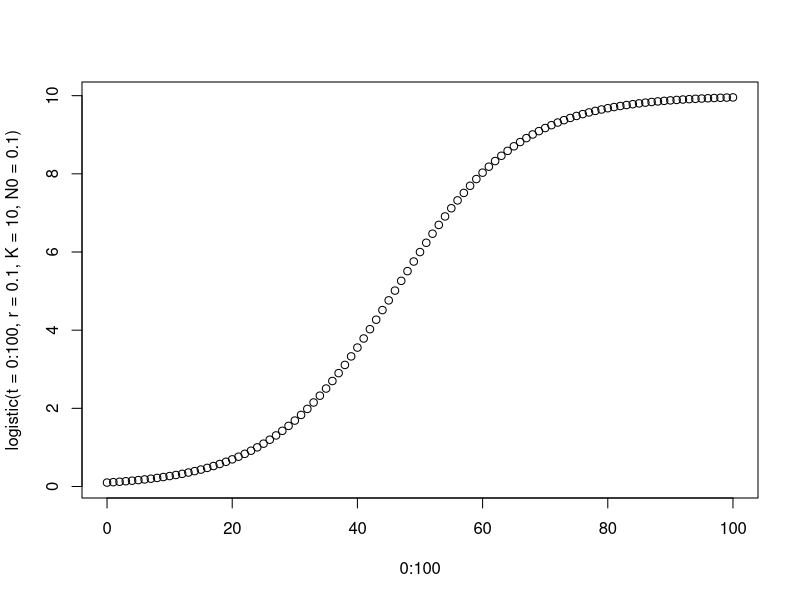
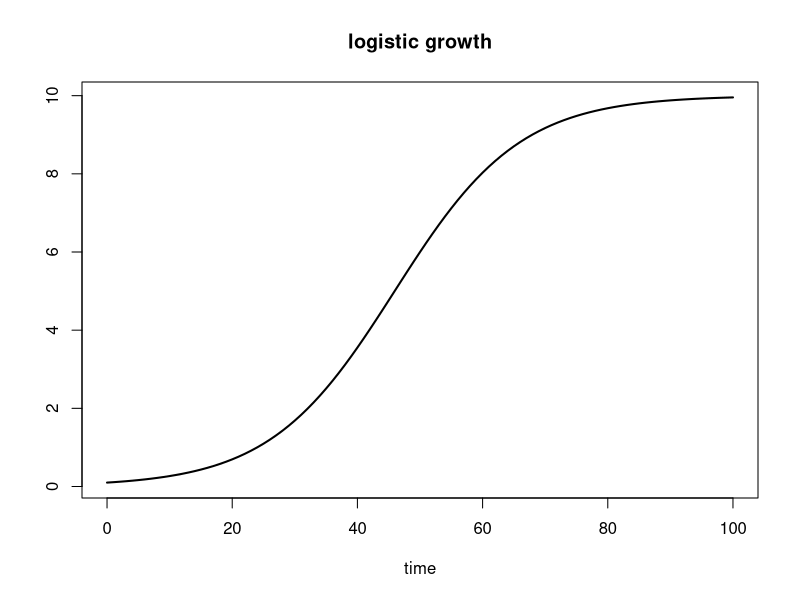
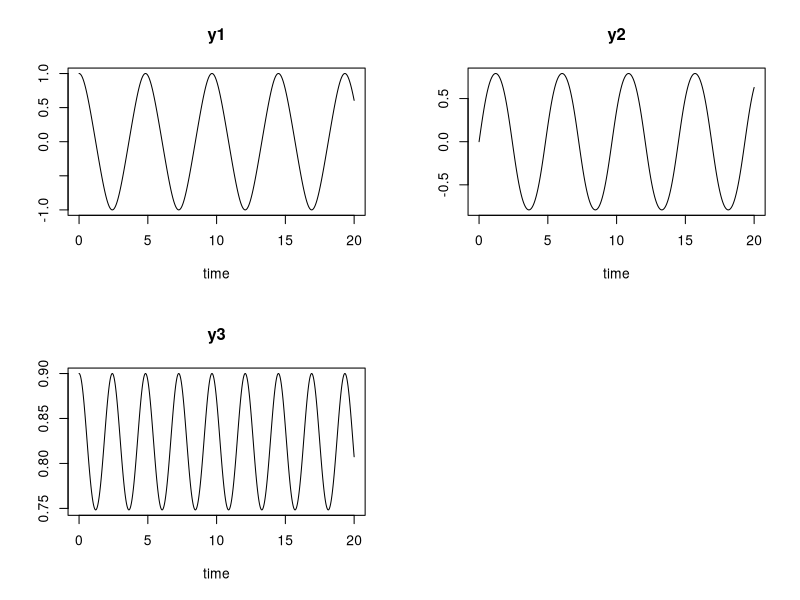

Reproduce these figures in R, in order. (Note: this script raises an error after producing the figures.)




#deSolve:  main integration package
#IrootSolve:  steady-state solver
#IbvpSolve:  boundary value problem solvers
#IReacTran:  partial differential equations
#Isimecol:  interactive environment for implementing models

install.packages("deSolve", "rootSolve", "bvpSolve", 
                 "ReacTran", "simecol")

install.packages( "rootSolve")

require(deSolve)

logistic <- function(t, r, K, N0) {
     K * N0 * exp(r * t) / (K + N0 * (exp(r * t) - 1))
  } 
plot(0:100, logistic(t = 0:100, r = 0.1, K = 10, N0 = 0.1))
  



library(deSolve)

model <- function(time, y, parms) {
  with(as.list(c(y, parms)), {
    dN<-r * N * (1 -N / K)
    
    list(dN)})
}

y      <-c(N = 0.1)
parms<-c(r = 0.1, K = 10)
times<-seq(0, 100, 1)
out <- ode(y, times, model, parms)

plot(out, main = "logistic growth", lwd = 2)
  



#_________________________________________



library(deSolve)
rigidode <- function(t, y, parms) {
     dy1 <- -2  * y[2] * y[3]
     dy2 <- 1.25* y[1] * y[3]
     dy3 <- -0.5* y[1] * y[2]
     list(c(dy1, dy2, dy3))
   }
yini  <- c(y1 = 1, y2 = 0, y3 = 0.9)
times <- seq(from = 0, to = 20, by = 0.01)
out   <- ode (times = times, y = yini, func = rigidode, parms = NULL)

plot(out)


#_______________________________________

dPrey <- fecun*bites*adults*(1-(adults/k)) - (eggs_surv+ldev)*eggs
dPred <- ldev*eggs - life_span*adults - trapped*adults


dA
dL


## Parameter values
shit <- list( p1 = -2, p2 = 1.25, p3 = -0.5)

library(deSolve)
rigidode <- function(t, y, parms) {
  dy1 <- parms[1]  * y[2] * y[3]
  dy2 <- parms[2]  * y[1] * y[3]
  dy3 <- parms[3]  * y[1] * y[2]
  list(c(dy1, dy2, dy3))
}
yini  <- c(y1 = 1, y2 = 0, y3 = 0.9)
times <- seq(from = 0, to = 20, by = 0.01)
out   <- ode (times = times, y = yini, func = rigidode, 
              parms =  c(-2,1.25,-0.5))

plot(out)

params <- list(min=0, max=1)
do.call(runif, c(n=100, params))








#_______________________________________

#deggs  <- fecun*bites*adults*(1-(adults/k)) - (eggs_surv+ldev)*eggs
#dadults <- ldev*eggs - life_span*adults - trapped*adults


library(deSolve)
rigidode <- function(t, y, parms) {
  dE <- parms[1]*parms[2]*y[2]*(1-(y[2]/parms[3])) - (parms[4]+parms[5])*y[1]
  dA <- parms[5]*y[1] - parms[6]*y[2] - parms[7]*y[2]
  list(c(dE,  dA))
}

# starting values
yini  <- c( eggs = 100 
           ,adults = 100)

# parameters
p <- c(
         fecun  = 200         # eggs per cycle
        ,bites  = .1          # bites per day
        ,k      = 10000    # carrying capacity
        ,eggs_surv = .1      # prop of egg to adult
        ,eggs_dev  = .1      # dev per day
        ,life_span = 20      # adult life span
        ,trapped   = .05      # number trapped
)

# time span
times <- seq(from = 0, to = 365, by = 1)

# impliment
out   <- ode (times = times, y = yini,   func = rigidode, 
              parms =  p)
plot(out)











  
